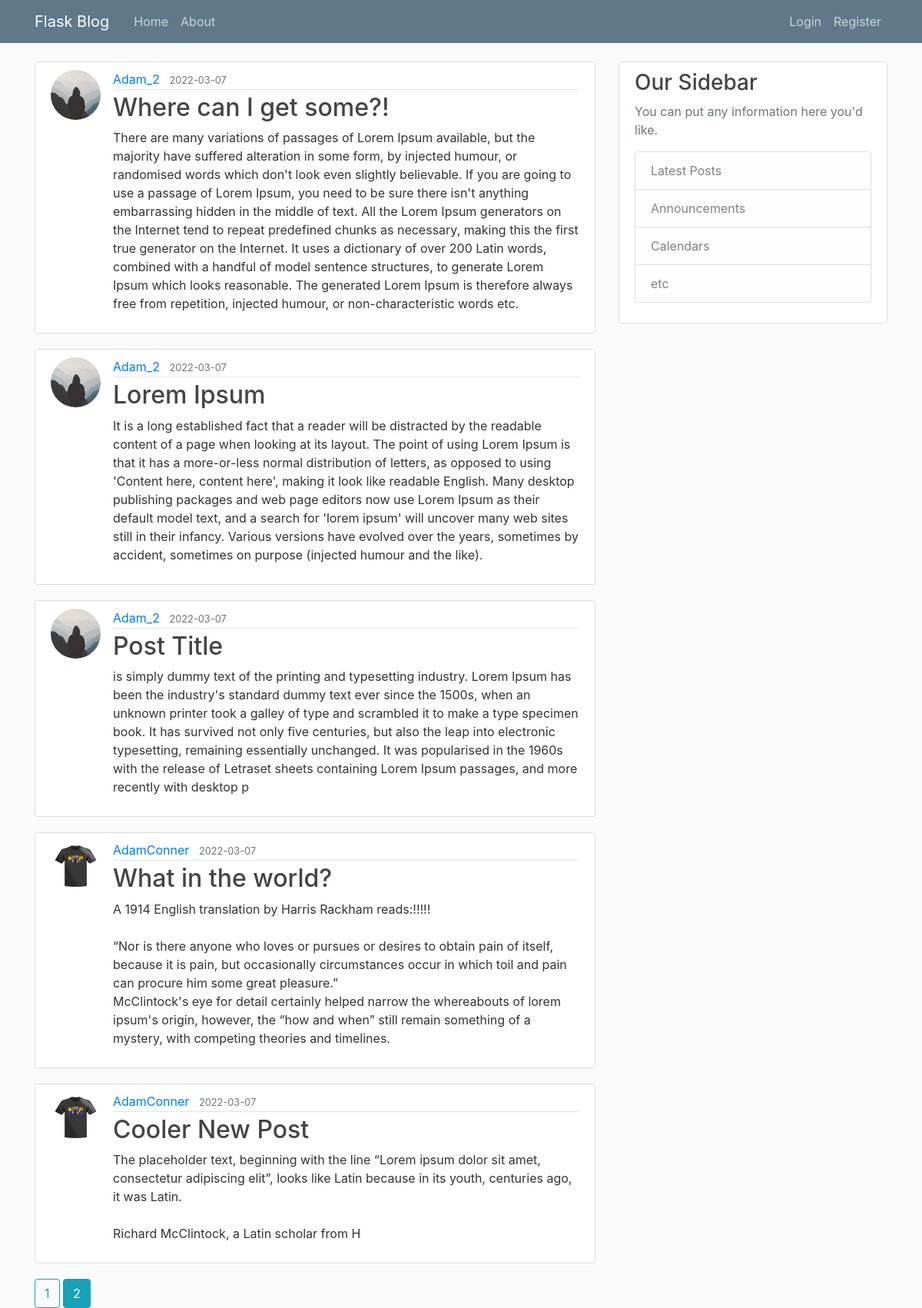
The page /home?page=2 on the database as committed earlier.
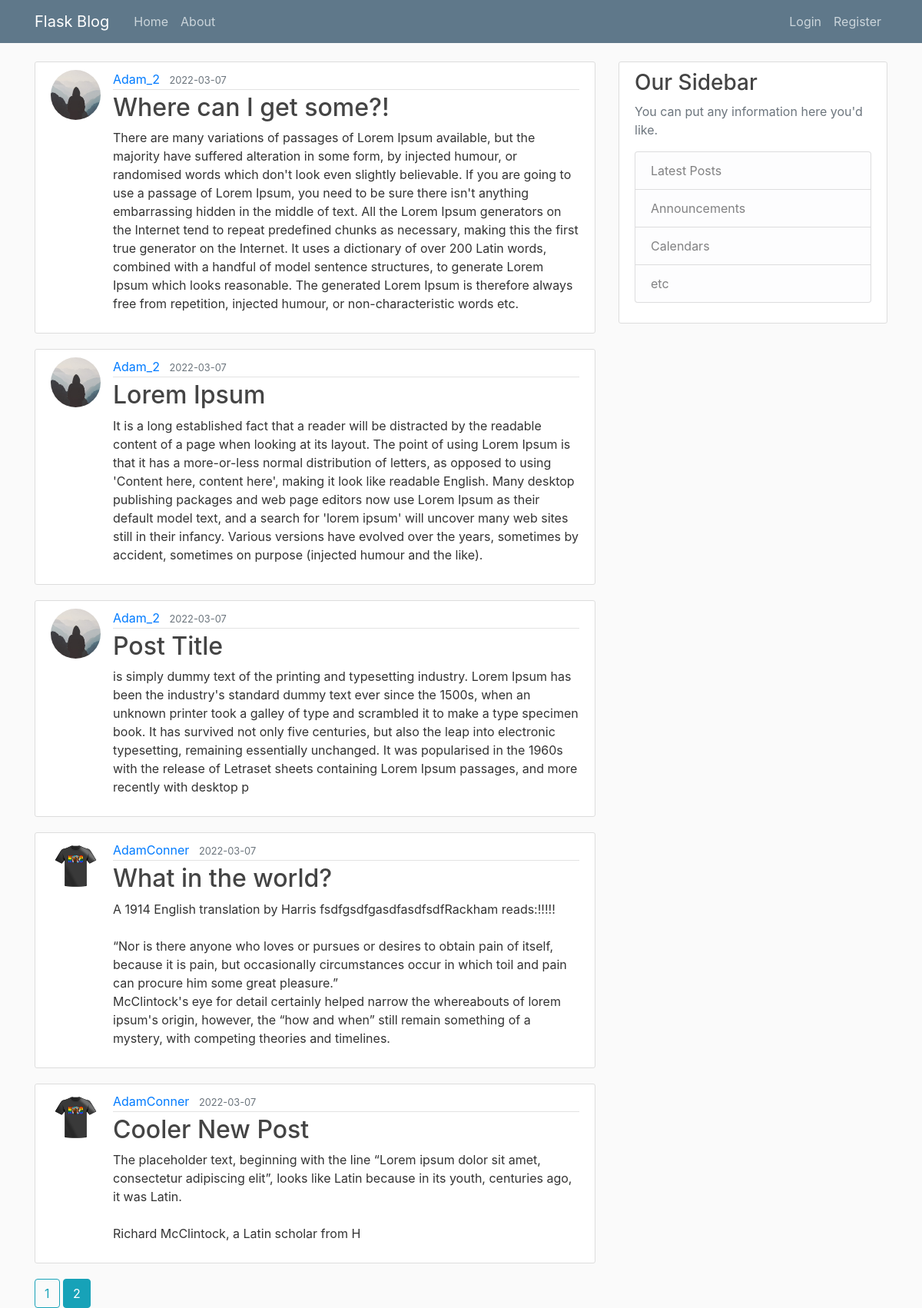
The same page on the database as committed later.
### flaskblog/models.py (models this page shows, shortened)
class Post(db.Model):
    id = db.Column(db.Integer, primary_key=True)
    title = db.Column(db.String(100), nullable=False)
    date_posted = db.Column(db.DateTime, nullable=False, default=datetime.utcnow)
    content = db.Column(db.Text, nullable=False)
    user_id = db.Column(db.Integer, db.ForeignKey('user.id'), nullable=False)

class User(db.Model, UserMixin):
    id = db.Column(db.Integer, primary_key=True)
    username = db.Column(db.String(20), unique=True, nullable=False)
    email = db.Column(db.String(120), unique=True, nullable=False)
    image_file = db.Column(db.String(20), nullable=False, default='default.jpg')
    password = db.Column(db.String(60), nullable=False)
    posts = db.relationship('Post', backref='author', lazy=True)

### flaskblog/main/routes.py (the view)
@main.route("/")
@main.route("/home")
def home():
    page = request.args.get('page', 1, type=int)
    posts = Post.query.order_by(Post.date_posted.desc()).paginate(per_page=5, page=page)
    return render_template('home.html', posts=posts)

### flaskblog/templates/home.html
{% extends "layout.html" %}
{% block content %}
    {% for post in posts.items %}
        <article class="media content-section">
            <img class="rounded-circle article-img" src="{{ url_for('static', filename='profile_pics/' + post.author.image_file) }}">
            <div class="media-body">
            <div class="article-metadata">
                <a class="mr-2" href="{{url_for('users.user_posts', username=post.author.username)}}">{{ post.author.username }}</a>
                <small class="text-muted">{{ post.date_posted.strftime('%Y-%m-%d') }}</small>
            </div>
            <h2><a class="article-title" href="{{ url_for('posts.post', post_id=post.id) }}">{{ post.title }}</a></h2>
            <p class="article-content">{{ post.content }}</p>
            </div>
        </article>
    {% endfor %}
    {% for page_num in posts.iter_pages(left_edge=1, right_edge=1, left_current=1, right_current=2) %}
        {% if page_num %}
            {% if posts.page == page_num %}
                <a class="btn btn-info mb4" href="{{ url_for('main.home',page=page_num) }}">{{ page_num }}</a>
            {% else %}
                <a class="btn btn-outline-info mb4" href="{{ url_for('main.home',page=page_num) }}">{{ page_num }}</a>
            {% endif %}
        {% else %}
            ...
        {% endif %}
    {% endfor %}
{% endblock content %}

Rows that differ between the two databases and show on the page:
changed Post "What in the world?": content "…English translation by Harris Rackham reads:!!!!! “Nor is there…" → "…English translation by Harris fsdfgsdfgasdfasdfsdfRackham reads:!!!!! “Nor is there…"
